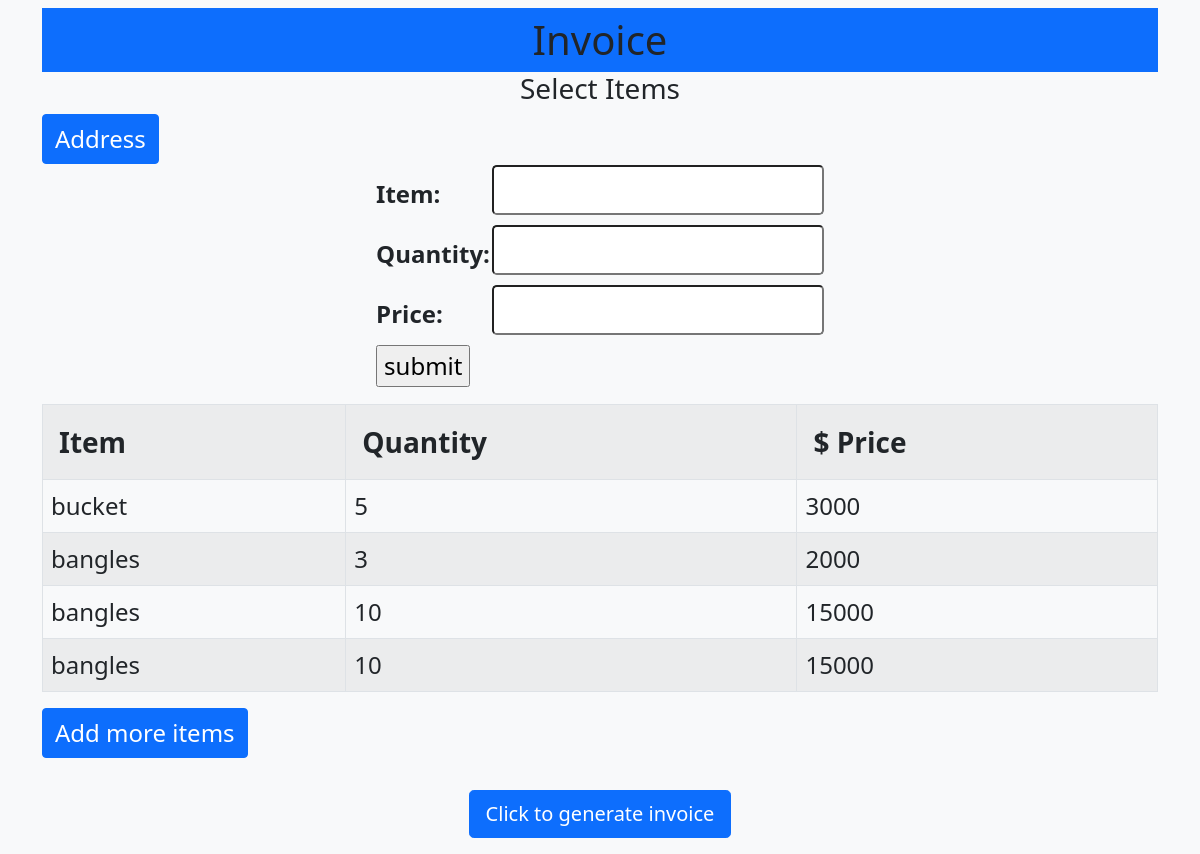
Page /list on the committed database.
### home/models.py (models this page shows, shortened)
class Select(models.Model):
    id = models.BigAutoField(auto_created=True, primary_key=True, serialize=False, verbose_name='ID')
    item = models.CharField(max_length=60, null=True, blank=True,)
    quantity = models.CharField(max_length=12, null=True, blank=True,)
    price = models.CharField(max_length=20, null=True, blank=True)
    class Meta:
        db_table = "select"

### home/views.py (the view)
# urls.py: path('list', views.list, name='show-invoices'),
def list(request):
    all_invoices = Select.objects.all()
    if request.method == 'POST':
        form = SelectForm(request.POST)
        if form.is_bound and form.is_valid():
            form.save()
            all_invoices = [select for select in all_invoices]
    else:
        form = SelectForm()
    return render(request, 'home/select.html', {'form' : form, 'all_invoices': all_invoices})

### home/forms.py
class SelectForm(ModelForm):
    required_css_class = 'required'
    class Meta:
        model = Select
        fields ="__all__"
        widgets = {
           'item': forms.TextInput(attrs={'class': 'form-control-lg mb-2'}),
           'quantity': forms.TextInput(attrs={'class': 'form-control-lg mb-2'}),
           'price': forms.TextInput(attrs={'class': 'form-control-lg mb-2'}),
        }

### home/templates/home/select.html (shortened to what this page needs)
<!DOCTYPE html>
<html lang="en">
<head>
    {% load bootstrap5 %}
    {% load static %}
    <link rel="stylesheet" href="{% static 'css/bootstrap.min.css' %}">
</head>
<body class="bg-light">
    {% block content %}
    <div class="container">
        <h1 class="m-auto navbar navbar-dark bg-primary d-flex justify-content-center m-4">
            Invoice
        </h1>
        <div>
            <h4 class="fs-3 d-flex justify-content-center">Select Items</h4>
        </div>
    </div>
    <div class="container">
        <a href="address" class="text-white fs-4 btn btn-primary">Address</a>
    </div>
    <div class="d-flex container fs-4 justify-content-center">
        <form action="list" enctype="multipart/form-data" method="post" novalidate>
            <table class="">
                {{ form.as_table }}
                <tr>
                    <td><input type="submit" value="submit"></td>
                </tr>
            </table>
        </form>
    </div>
    <div class="container mb-3 pt-3">
        <table class="table table-striped table-bordered">
            <tr class="p-3">
                <th class="p-3 fs-3">Item</th>
                <th class="p-3 fs-3">Quantity</th>
                <th class="p-3 fs-3">$ Price</th>
            </tr>
            {% for select in all_invoices %}
                <tr>
                    <td class="fs-4">{{ select.item }}</td>
                    <td class="fs-4">{{ select.quantity }}</td>
                    <td class="fs-4">{{ select.price }}</td>
                </tr>
            {% endfor %}
        </table>
        <a href="list" class="text-white btn btn-primary fs-4">Add more items</a>
    </div>
    {% buttons %}
        <p class="container d-flex justify-content-center">
            <a href="show" class="btn btn-primary btn-lg mx-3 mt-3">Click to generate invoice</a>
        </p>
    {% endbuttons %}
    {% endblock content %}
</body>
</html>

### rows in the picture
Select: item "bucket", quantity "5", price "3000"
Select: item "bangles", quantity "3", price "2000"
Select: item "bangles", quantity "10", price "15000"
Select: item "bangles", quantity "10", price "15000"
